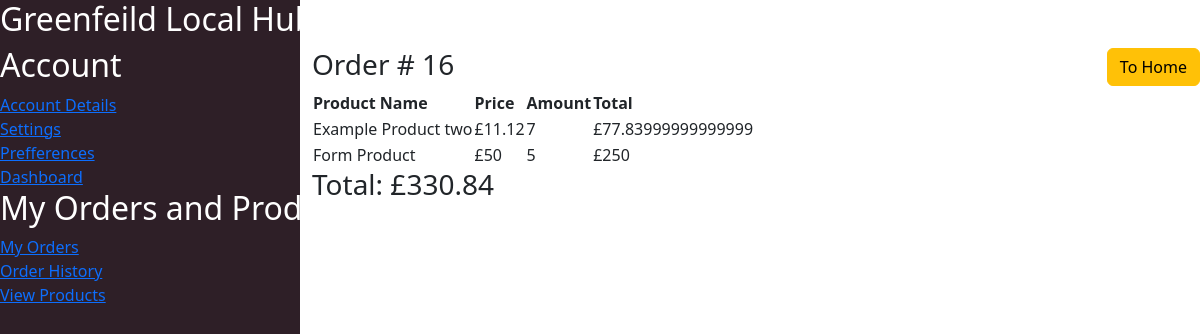
/view-order/16 (signed in), run on the app's committed database.
### tables this page shows
CREATE TABLE "OrderItem" (
        ID integer primary key autoincrement not null,
        CustomerAccountID integer not null,
        ProductID integer not null,
        Amount integer not null default 1,
        BusinessAccountID integer not null,
        OrderID integer,
        foreign key (OrderID) references CustomerOrder (ID) on delete cascade,
        foreign key (CustomerAccountID) references CustomerAccount (ID) on delete cascade,
        foreign key (BusinessAccountID) references BusinessAccount (ID) on delete cascade,
        foreign key (ProductID) references Product (ID) on delete cascade
    );

CREATE TABLE Product (
        ID integer primary key autoincrement not null,
        ProductName varchar(50) not null,
        Description varchar(450) not null,
        Cost decimal(5, 2) not null,
        Unit varchar(10) not null,
        Stock int (3) not null default (0),
        Allergens varchar(250) not null default ('No allergens'),
        Method varchar(500) not null,
        DeliveryAvailable boolean not null default (0),
        CollectionAvailable boolean not null default (0),
        BusinessAccountID integer not null,
        CategoryID integer not null,
        foreign key (BusinessAccountID) references BusinessAccount (ID) on delete cascade,
        foreign key (CategoryID) references Category (ID) on delete cascade
    );

CREATE TABLE "CustomerOrder" (
        ID integer primary key autoincrement not null,
        OrderFufillDate date,
        OrderMadeDate Date not null default (CURRENT_DATE), -- Defaults to the current date YYYY-MM-DD to when customer clicked order
        Status varchar(30) not null,
        Type varchar(10) not null check (
            Type = 'Collection'
            or Type = 'Delivery'
        ),
        "Total" decimal(10, 2) not null default (0),
        BusinessAccountID integer not null,
        CustomerAccountID integer not null,
        foreign key (BusinessAccountID) references BusinessAccount (ID) on delete cascade,
        foreign key (CustomerAccountID) references CustomerAccount (ID) on delete cascade
    );

### app.py (the view)
@app.route("/view-order/<int:id>")
def SingleOrder(id):
    page_name = "Order Details"
    user_id = session.get("user", {}) # Gets user ID from session
    user_type = session.get("type", {})
    item_list = None
    if user_type == "BusinessAccount":
        and_clause = " AND OrderItem.BusinessAccountID = ?"
    else:
        and_clause = " AND OrderItem.CustomerAccountID = ?"
    query = "SELECT * FROM Product LEFT JOIN OrderItem ON OrderItem.ProductID = Product.ID WHERE OrderItem.OrderID = ?" + and_clause
    values = (id, user_id)
    order_total_query = "SELECT Total FROM CustomerOrder WHERE ID = ?"
    order_total_values = (id, )
    order_total = None
    ConnectDB()
    item_list = cursor.execute(query,values).fetchall()
    order_total = cursor.execute(order_total_query, order_total_values).fetchone()
    CloseDB()
    return render_template("dashboard/view_order_single.html", page_name = page_name, item_list = item_list, total = order_total)

### app.py (called while the page is built)
def ConnectDB():
    global conn, cursor # Allows us to use outside of this function
    conn = sqlite3.connect(DB)
    cursor = conn.cursor()

def CloseDB():
    cursor.close()
    conn.close()

### templates/dashboard/view_order_single.html
{% extends "dashboard_base.html" %} {% block content %}
<div class="order-list">
  <h3>Order # {{item_list[0][-1]}}</h3>
  <table>
    <tr>
      <th>Product Name</th>
      <th>Price</th>
      <th>Amount</th>
      <th>Total</th>
    </tr>
    {% for row in item_list %}
    <tr>
      <td>
        {{row[1]}}
      </td>
      <td>
        £{{row[3]}}
      </td>
      <td>
        {{row[-3]}}
      </td>
      <td>
        £{{row[3] * row[-3]}}
      </td>
    </tr>
    {% endfor %}
  </table>
  <h3>Total: £{{total[0]}}</h3>
</div>
{% endblock %}

### static/styles/style.css (style rules this page uses)
:root { --shadow-grey: #2e1f27; --light-green: #9cfc97; --sage-green: #6ba368; --saddle-brown: #824b26; --chocolate: #e07c3e; --text: black; --text2: white; --section-bg: #e8e8e8; --img: rgb(189, 189, 189); }
html { font-family: system-ui, -apple-system, BlinkMacSystemFont, "Segoe UI", Roboto, Oxygen, Ubuntu, Cantarell, "Open Sans", "Helvetica Neue", sans-serif; min-height: 100vh; max-width: 100vw; box-sizing: border-box; color: var(--text); }
body { width: 100%; height: 100%; margin: 0; display: flex; flex-direction: column; flex-wrap: wrap; }
body:has(.navbar-side) { flex-direction: row; }

### data on the page
OrderItem: OrderID "16", ProductName "Example Product two", Cost "11.12", Amount "7", row[3]*row[-3] "77.83999999999999"
OrderItem: ProductName "Form Product", Cost "50", Amount "5", row[3]*row[-3] "250"
CustomerOrder: Total "330.84"
